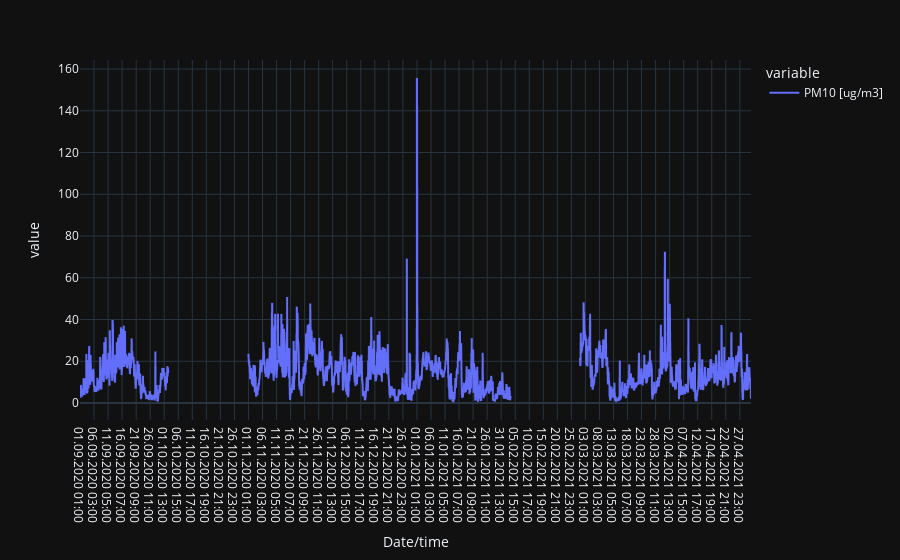

The code cell stored with this chart in its notebook:
### Code cell
pm10_series.plot()

### Figure 1 — Plotly figure (JSON) as saved in the notebook; plotly's stock layout.template omitted (floating-point values rounded to 4 significant figures; data arrays with more than 128 entries replaced by an {"elided": "..."} marker saying what was removed)
{"data": [{"hovertemplate": "variable=PM10 [ug/m3]<br>Date/time=%{x}<br>value=%{y}<extra></extra>", "legendgroup": "PM10 [ug/m3]", "line": {"color": "#636efa", "dash": "solid"}, "mode": "lines", "name": "PM10 [ug/m3]", "showlegend": true, "type": "scattergl", "x": {"elided": "5832 str values"}, "xaxis": "x", "y": {"elided": "5832 float values"}, "yaxis": "y"}], "layout": {"legend": {"title": {"text": "variable"}, "tracegroupgap": 0}, "margin": {"t": 60}, "xaxis": {"anchor": "y", "domain": [0, 1], "title": {"text": "Date/time"}}, "yaxis": {"anchor": "x", "domain": [0, 1], "title": {"text": "value"}}}}
